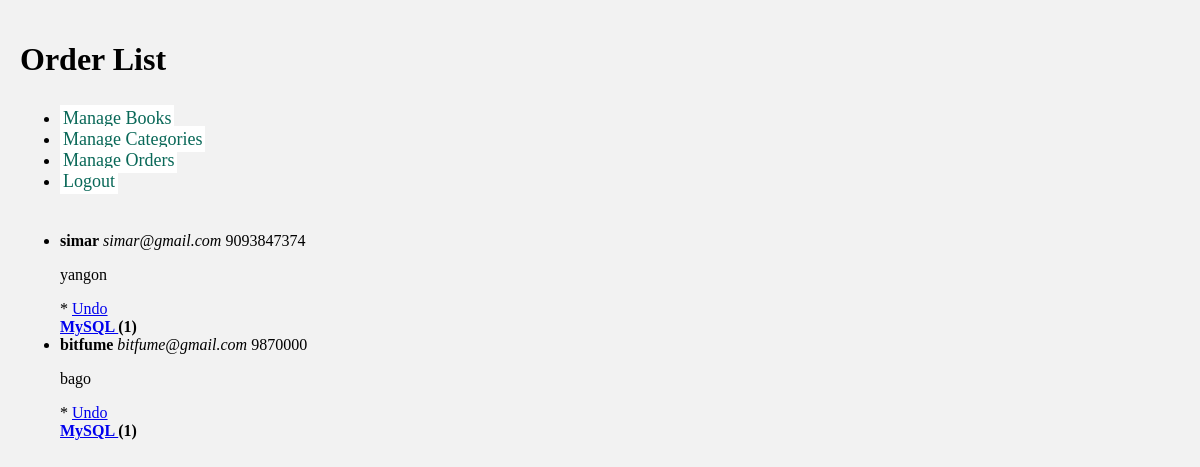
The app's page /admin/order.php with its own data.
### tables this page shows
CREATE TABLE `orders` (
  `id` int(11) NOT NULL,
  `name` varchar(255) NOT NULL,
  `email` varchar(255) NOT NULL,
  `phone` varchar(255) NOT NULL,
  `address` text NOT NULL,
  `status` int(1) NOT NULL,
  `created_date` datetime NOT NULL,
  `modified_date` datetime NOT NULL
);

CREATE TABLE `order_items` (
  `id` int(11) NOT NULL,
  `book_id` int(11) NOT NULL,
  `order_id` int(11) NOT NULL,
  `qty` int(11) NOT NULL
);

CREATE TABLE `books` (
  `id` int(11) NOT NULL,
  `title` varchar(255) NOT NULL,
  `author` varchar(255) NOT NULL,
  `summary` text NOT NULL,
  `price` float NOT NULL,
  `category_id` int(11) NOT NULL,
  `cover` varchar(255) NOT NULL,
  `created_date` datetime NOT NULL,
  `modified_date` datetime NOT NULL
);

### admin/order.php (the view, shortened to what this page needs)
<!doctype html>
<html>
<head>
    <link rel="stylesheet" href="css/style.css">
</head>
<body>
    <h1>Order List</h1>
    <ul class="menu">
        <li><a href="book-list.php">Manage Books</a></li>
        <li><a href="cat-list.php">Manage Categories</a></li>
        <li><a href="order.php">Manage Orders</a></li>
        <li><a href="logout.php">Logout</a></li>
    </ul>
    <?php  include("confs/config.php");  $orders = mysqli_query($conn, "SELECT * FROM orders"); ?>
    <ul class="orders">
        <?php while($order = mysqli_fetch_assoc($orders)): ?>
        <?php if($order['status']): ?>
        <li class="delivered">
            <?php else: ?>
            <li>
                <?php endif; ?>
                <div class="order"> <b><?php echo $order['name'] ?></b> <i><?php echo $order['email'] ?></i> <span><?php echo $order['phone'] ?></span>
                    <p>
                        <?php echo $order['address'] ?>
                    </p>
                    <?php if($order['status']): ?> * <a href="order-status.php?id=<?php echo $order['id'] ?>&status=0">          Undo</a>
                    <?php else: ?> * <a href="order-status.php?id=<?php echo $order['id'] ?>&status=1">          Mark as Delivered</a>
                    <?php endif; ?> </div>
                <div class="items">
                    <?php
                        $order_id = $order['id'];
                        $items = mysqli_query($conn, "SELECT order_items.*, books.title
                        FROM order_items
                        LEFT JOIN books ON order_items.book_id = books.id
                        WHERE order_items.order_id = $order_id ");
                        while($item = mysqli_fetch_assoc($items)):
                        ?> <b>
                            <a href="../book-detail.php?id=<?php echo $item['book_id'] ?>">
                            <?php echo $item['title'] ?>
                        </a>
                        (<?php echo $item['qty'] ?>)        </b>
                    <?php endwhile; ?> </div>
            </li>
            <?php endwhile; ?> </ul>
</body>
</html

### admin/css/style.css (style rules this page uses)
html, body { margin: auto 0; background: #F2F2F2; box-sizing: border-box; padding: 10px; }
.menu { margin: 30px 0px 40px 0px; }
.menu a { text-decoration: none; color: #096858; background: white; padding: 3px; font-size: 18px; }

### records on screen
orders: name "simar", email "simar@gmail.com", phone "9093847374", address "yangon"
order_items: book.title "MySQL", qty "1"
orders: name "bitfume", email "bitfume@gmail.com", phone "9870000", address "bago"
order_items: book.title "MySQL", qty "1"
